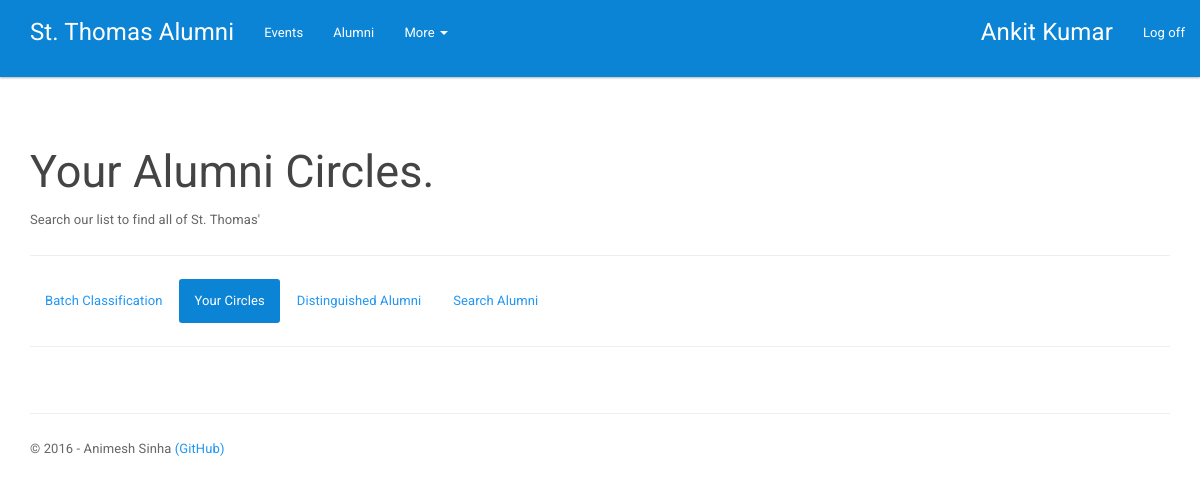
Before: /alumni/circles/ (signed in) with the older database file.
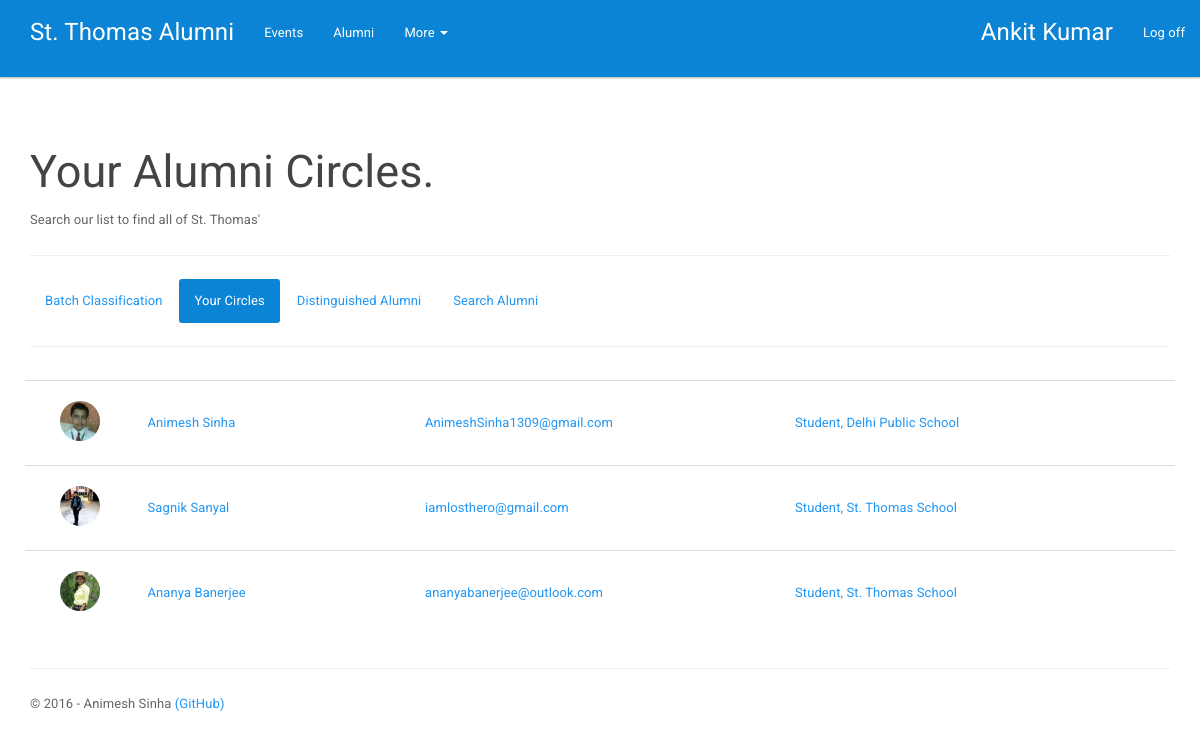
After: the same page with the newer database file.
### app/models.py (models this page shows, shortened)
class Circle(models.Model):
    FRIENDSHIP_CHOICES = (
        ('FR', 'Friends'),
        ('AQ', 'Acquaintances'),
    )
    user = models.ForeignKey(Alumnus, related_name='alumnus_user')
    friend = models.ForeignKey(Alumnus, related_name='alumnus_friend')
    type = models.CharField(max_length=2, choices=FRIENDSHIP_CHOICES)
    unique_together = ((user, friend),)

class Alumnus(models.Model):
    class Meta:
        verbose_name_plural = "Alumni"
    SEX_CHOICES = (
        ('M', 'Male'),
        ('F', 'Female'),
        ('L', 'Lesbian'),
        ('G', 'Gay'),
        ('B', 'Bisexual'),
        ('T', 'Transgender'),
        ('Q', 'Queer'),
    )
    RELATIONSHIP_CHOICES = (
        ('MR', 'Married'),
        ('SN', 'Single'),
        ('RL', 'In a Relationship'),
        ('DV', 'Divorced'),
    )
    VALIDITY_CHOICES = (
        ('V', 'Validated'),
        ('P', 'Paid'),
        ('U', 'Unchecked'),
        ('B', 'Blocked'),
    )
    user = models.OneToOneField(User, on_delete=models.CASCADE)
    picture = models.ImageField(upload_to='profile/', default='profile/_defaultavatar.png')
    birth_date = models.DateField(null=True)
    jobtitle = models.CharField(max_length=50, null=True)
    workplace = models.CharField(max_length=100, null=True)
    batch = models.IntegerField(null=True)
    sex = models.CharField(max_length=1, choices=SEX_CHOICES, null=True)
    admission_number = models.CharField(max_length=20, null=True)
    current_address = models.TextField(max_length=500, null=True)
    permanent_address = models.TextField(max_length=500, null=True)
    phone_mobile = models.CharField(max_length=20, null=True)
    phone_home = models.CharField(max_length=20, null=True)
    phone_work = models.CharField(max_length=20, null=True)
    relationship_status = models.CharField(max_length=2, null=True, choices=RELATIONSHIP_CHOICES)
    validity_code = models.CharField(max_length=1, choices=VALIDITY_CHOICES, default='U')

### app/views.py (the view)
# urls.py: url(r'^alumni/circles/$', app.views.alumni_circles, name='alumni/circles'),
@login_required
def alumni_circles(request):
    assert isinstance(request, HttpRequest)
    return render(
        request,
        'app/alumni_circles.html',
        {
            'title': 'Your Alumni Circles',
            'people': Circle.objects.filter(user=Alumnus.objects.get(user=request.user)).only('friend'),
            'year': datetime.now().year,
        }
    )

### app/templates/app/alumni_circles.html
{% extends "app/layout.html" %}
{% block content %}
<h2>{{ title }}.</h2>
<p>Search our list to find all of St. Thomas' </p>
<hr />
<ul class="nav nav-pills">
    <li role="presentation"><a href="{% url 'alumni/batches' %}">Batch Classification</a></li>
    <li class="active" role="presentation"><a href="#">Your Circles</a></li>
    <li role="presentation"><a href="{% url 'alumni/distinguished' %}">Distinguished Alumni</a></li>
    <li role="presentation"><a href="{% url 'alumni/search' %}">Search Alumni</a></li>
</ul>
<hr />
<div class="people-list">
    {% for person in people %}
        <div class="row people-item">
            <a href="/profile/{{ person.friend.user.username }}">
                <div class="col-sm-1 col-xs-3">
                    <img src="{{ person.friend.picture.url }}" class="img-circle" height="40" width="40"/>
                </div>
                <div class="col-sm-3 col-xs-9 people-data">{{ person.friend.user.first_name }} {{ person.friend.user.last_name }}</div>
                <div class="col-sm-4 hidden-xs people-data hide-for-small">{{ person.friend.user.email }}</div>
                <div class="col-sm-4 hidden-xs people-data">{{ person.friend.jobtitle }}, {{ person.friend.workplace }}</div>
            </a>
        </div>
    {% endfor %}
</div>
{% endblock %}

### app/templates/app/layout.html (shortened to what this page needs)
﻿<!DOCTYPE html>
<html>
<head>
    {% load staticfiles %}
    <link rel="stylesheet" type="text/css" href="{% static 'app/content/paperswatch.min.css' %}" />
    <link rel="stylesheet" type="text/css" href="{% static 'app/content/site.css' %}" />
</head>
<body>
    <div class="navbar navbar-inverse navbar-fixed-top">
        <div class="container">
            <div class="navbar-header">
                <a href="/" class="navbar-brand">St. Thomas Alumni</a>
            </div>
            <div class="navbar-collapse collapse">
                <ul class="nav navbar-nav">
                    <li><a href="{% url 'events' %}">Events</a></li>
                    <li><a href="{% url 'alumni' %}">Alumni</a></li>
                    <li class="dropdown">
                        <a class="dropdown-toggle" data-toggle="dropdown" role="button"
                               aria-haspopup="true" aria-expanded="false">
                            More <span class="caret"></span>
                        </a>
                    </li>
                </ul>
                {% include 'app/loginpartial.html' %}
            </div>
        </div>
    </div>
    <div class="container body-content">
{% block content %}{% endblock %}
        <hr/>
        <footer>
            <p>
                &copy; {{ year }} - Animesh Sinha
                <a href="http://www.github.com/AnimeshSinha1309/AlumniWebsite">(GitHub)</a>
            </p>
        </footer>
    </div>
</body>
</html>

### app/templates/app/loginpartial.html (shortened to what this page needs)
{% if user.is_authenticated %}
<form id="logoutForm" action="/logout" method="post" class="navbar-right">
    <ul class="nav navbar-nav navbar-right">
        <li><a href="/profile/" class="navbar-brand">{{ user.first_name }} {{ user.last_name }}</a></li>
        <li><a href="javascript:document.getElementById('logoutForm').submit()">Log off</a></li>
    </ul>
</form>
{% else %}
<ul class="nav navbar-nav navbar-right">
    <li><a href="{% url 'login' %}">Log in</a></li>
</ul>
{% endif %}

### app/static/app/content/site.css (style rules this page uses)
.navbar.navbar-inverse, .nav-pills > li.active > a, .btn.btn-primary { background-color: #0C84D5; }
.navbar.navbar-inverse .navbar-brand, .navbar.navbar-inverse .navbar-nav > li > a { color: #FFFFFF !important; }
body { padding: 100px 0px; }
.body-content { padding-left: 15px; padding-right: 15px; }
div.people-list { padding: 10px; }
div.people-list div.people-item { border-top: thin solid; border-color: #DDDDDD; padding: 20px; }
div.people-list div.people-item div.people-data { padding: 10px; }

Changed rows visible on the page:
added Circle: friend.picture (picture), friend.user.first_name "Animesh", friend.user.last_name "Sinha", friend.user.email "AnimeshSinha1309@gmail.com", friend.jobtitle "Student", friend.workplace "Delhi Public School"
added Circle: friend.picture (picture), friend.user.first_name "Sagnik", friend.user.last_name "Sanyal", friend.user.email "iamlosthero@gmail.com", friend.jobtitle "Student", friend.workplace "St. Thomas School"
added Circle: friend.picture (picture), friend.user.first_name "Ananya", friend.user.last_name "Banerjee", friend.user.email "ananyabanerjee@outlook.com", friend.jobtitle "Student", friend.workplace "St. Thomas School"
